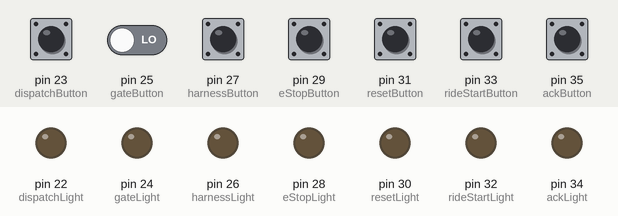
This sketch was run on a simulated Arduino Mega 2560, built with avr-gcc and run on an emulated ATmega2560. Parts: output pins drawn as LEDs (lit = HIGH). Dashed ring = blinking. The inputs (shaded band) are chosen by the test bench; at power-on: pin 23 (dispatchButton), pin 25 (gateButton), pin 27 (harnessButton), pin 29 (eStopButton), pin 31 (resetButton), pin 33 (rideStartButton), pin 35 (ackButton) LOW.

Above: at 1.2 s.
1.3 s: pin 33 (rideStartButton) pulled HIGH for 0.15 s
At 4.3 s:
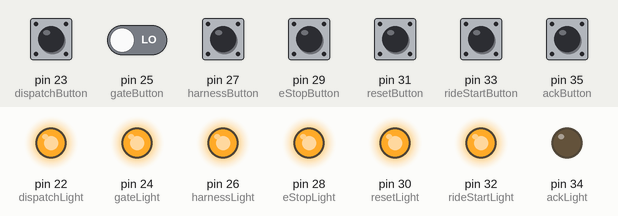
4.4 s: pin 35 (ackButton) pulled HIGH for 0.15 s
7.5 s: pin 35 (ackButton) driven HIGH
At 7.5 s:
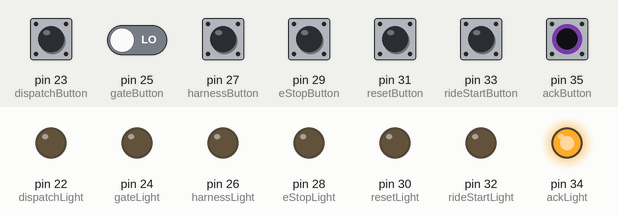
10.5 s: pin 23 (dispatchButton) pulled HIGH for 1 s
At 10.82 s:
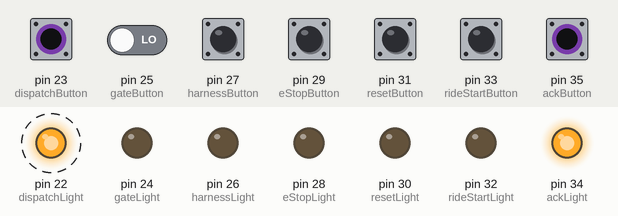
13.5 s: pin 23 (dispatchButton) driven HIGH and pin 25 (gateButton) driven HIGH
16.5 s: pin 23 (dispatchButton) driven LOW
At 19.0 s:
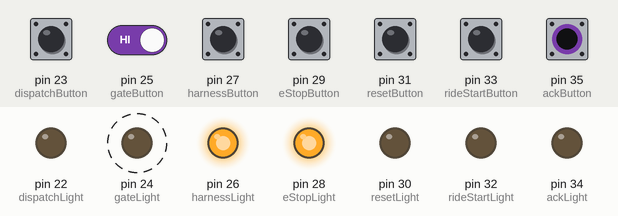
Timing chart, 0 to 20.5 s (numbered marks = the images above; inputs shaded):
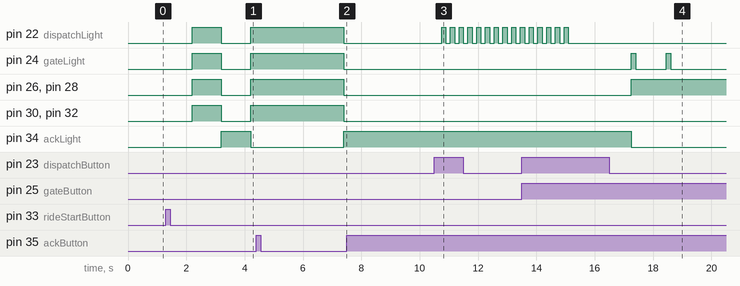

Measured:
- after the input at 1.3 s, pin 22 (dispatchLight), pin 24 (gateLight), pin 26 (harnessLight), pin 28 (eStopLight), pin 30 (resetLight): LOW → HIGH after 0.90 s, → LOW 1.0 s later, → HIGH 1.0 s later; pin 34 (ackLight): LOW → HIGH after 1.9 s, → LOW 1.0 s later
- after the input at 7.5 s, pin 22 (dispatchLight), pin 24 (gateLight), pin 26 (harnessLight), pin 28 (eStopLight), pin 30 (resetLight), pin 32 (rideStartLight): stays LOW (without the input it goes to HIGH after 0.90 s); pin 34 (ackLight): stays HIGH (without the input it goes to LOW after 0.90 s)
- after the input at 10.5 s, pin 24 (gateLight), pin 26 (harnessLight), pin 28 (eStopLight): stays LOW (without the input it goes to HIGH after 0.25 s); pin 34 (ackLight): stays HIGH (without the input it goes to LOW after 0.25 s)
- after the input at 16.5 s, pin 22 (dispatchLight): stops changing and stays LOW; pin 24 (gateLight): alternates HIGH for 0.15 s and LOW for 1.1 s, 4 changes in all, then stays LOW, starting after 0.75 s; pin 26 (harnessLight): LOW → HIGH after 0.75 s

The sketch:

RollerCoasterControlPanelV1.ino
```cpp
const int dispatchButton = 23; //Dispatch Button Pin

const int gateButton = 25; //gate button pin

const int harnessButton = 27; //harness button pin

const int eStopButton = 29;

const int resetButton = 31;

const int rideStartButton = 33;

const int ackButton = 35;

int dispatchButtonState = 0; //Dispatch Button State

int gateButtonState = 0; //Gate Button State

int harnessButtonState = 0; //Harness Button State

int eStopButtonState = 0;

int resetButtonState = 0;

int rideStartButtonState = 0;

int ackButtonState = 0;

bool gateToggle = 0; //Gate Toggle

bool harnessToggle = 0; //Harness Toggle

bool eStopToggle = 0;

bool resetToggle = 0;

bool rideStartToggle = 1;

bool ackToggle = 0;

const int dispatchLight = 22;  //Dispatch Light Pin

const int gateLight = 24; //Gate Light Pin

const int harnessLight = 26; //Harness Light Pin

const int eStopLight = 28;

const int resetLight = 30;

const int rideStartLight = 32;

const int ackLight = 34;

int dispatchLightState = LOW;  //storing the state of the dispatch LED

int gateLightState = LOW; //storing the state of the gate LED

unsigned long previousMillis = 0;  //stores the last time

long dispatchLightInterval = 100; //interval at which the Dispatch Light Will Blink

const int dispatchingInterval = 150; //interval at which the Dispatch Light Will Blink after the Dispatch Button has been pushed

int i = 0;

void setup() {

  Serial.begin(9600);

  pinMode(dispatchLight, OUTPUT);

  pinMode(gateLight, OUTPUT);

  pinMode(harnessLight, OUTPUT);

  pinMode(eStopLight, OUTPUT);

  pinMode(resetLight, OUTPUT);

  pinMode(rideStartLight, OUTPUT);

  pinMode(ackLight, OUTPUT);

  pinMode(dispatchButton, INPUT);

  pinMode(gateButton, INPUT);

  pinMode(harnessButton, INPUT);

  pinMode(eStopButton, INPUT);

  pinMode(resetButton, INPUT);

  pinMode(rideStartButton, INPUT);

  pinMode(ackButton, INPUT);

}

void loop() {

  unsigned long currentMillis = millis();  //the current time

  dispatchButtonState = digitalRead(dispatchButton);

  gateButtonState = digitalRead(gateButton);

  harnessButtonState = digitalRead(harnessButton);

  eStopButtonState = digitalRead(eStopButton);

  resetButtonState = digitalRead(resetButton);

  rideStartButtonState = digitalRead(rideStartButton);

  ackButtonState = digitalRead(ackButton);

  if (eStopButtonState == HIGH) {
    if (ackToggle == 0 and eStopToggle == 0 and rideStartToggle == 0) {
      eStopToggle = 1;

      dispatchLightInterval = 150;

      delay(150);
    }

   /* else {
      eStopToggle = 0;

      dispatchLightInterval = 1000;

      delay(150);
    }


    */
  }

  if (resetButtonState == HIGH) {
    if (eStopToggle == 1) {
      digitalWrite(eStopLight, HIGH);
      delay(4000);

      if (digitalRead(resetButton) == HIGH) {
        eStopToggle = 0;

        rideStartToggle = 1;

        dispatchLightInterval = 100;

        delay(150);
      }
    }
  }

  if (rideStartButtonState == HIGH) {
    if (rideStartToggle == 1) {
      ackToggle = 1;

      dispatchLightInterval = 1000;


      rideStartToggle = 0;

      delay(150);


    }
  }

  if (ackButtonState == HIGH) {
    if (ackToggle == 1) {

      delay(3000);

      if (digitalRead(ackButton) == HIGH) {
        ackToggle = 0;

        delay(250);
      }

    }
  }


  if (dispatchButtonState == HIGH) {

    if (ackToggle == 0 and eStopToggle == 0 and gateToggle == 0 and harnessToggle == 0 and rideStartToggle == 0) {

      digitalWrite(gateLight, LOW);

      digitalWrite(harnessLight, LOW);

      dispatch();
    }

  }

  if (gateButtonState == HIGH) {

    if (ackToggle == 0 and eStopToggle == 0 and rideStartToggle == 0) {

    if (gateToggle == 0) {
      gateToggle = 1;

      digitalWrite(dispatchLight, LOW);

      delay(150);
    }

    else {
      gateToggle = 0;

      digitalWrite(gateLight, LOW);

      delay(150);
    }
    }

  }


  if (harnessButtonState == HIGH) {

    if (ackToggle == 0 and eStopToggle == 0 and rideStartToggle == 0) {

    if (harnessToggle == 0) {
      harnessToggle = 1;

      digitalWrite(dispatchLight, LOW);

      delay(150);
    }

    else {
      harnessToggle = 0;

      digitalWrite(harnessLight, LOW);

      delay(150);
    }

    }
  }

  if (rideStartToggle == 0 and ackToggle == 0 and eStopToggle == 0 and gateToggle == 1 and harnessToggle == 0) {

    digitalWrite(harnessLight, HIGH);
  }

  if (rideStartToggle == 0 and ackToggle == 0 and eStopToggle == 0 and harnessToggle == 1 and gateToggle == 0) {
    digitalWrite(gateLight, HIGH);
  }


  if (currentMillis - previousMillis >= dispatchLightInterval) {

    previousMillis = currentMillis;

    if (dispatchLightState == LOW) {
      dispatchLightState = HIGH;
    }

    else {
      dispatchLightState = LOW;
    }

    if (eStopToggle == 1) {
      digitalWrite(eStopLight, dispatchLightState);

      digitalWrite(gateLight, LOW);

      digitalWrite(harnessLight, LOW);

      digitalWrite(dispatchLight, LOW);


    }

    if(ackToggle == 0 and eStopToggle == 0 and rideStartToggle == 0) {
      digitalWrite(eStopLight, HIGH);
      digitalWrite(resetLight, LOW);
    }

    if(rideStartToggle == 1) {

      if (i <= 35) {
        digitalWrite(rideStartLight, LOW);

        i++;
      }

      if (i == 36) {
        digitalWrite(rideStartLight, HIGH);

        i = 0;

      }


      digitalWrite(eStopLight, LOW);

      digitalWrite(resetLight, LOW);

      digitalWrite(gateLight, LOW);

      digitalWrite(harnessLight, LOW);

      digitalWrite(dispatchLight, LOW);
    }


    if (eStopToggle == 1) {
      digitalWrite(resetLight, HIGH);
    }


    if (ackToggle == 0 and rideStartToggle == 0 and eStopToggle == 0 and gateToggle == 1) {
      digitalWrite(gateLight, dispatchLightState);


    }

    if (ackToggle == 0 and rideStartToggle == 0 and eStopToggle == 0 and harnessToggle == 1) {
      digitalWrite(harnessLight, dispatchLightState);


    }

    if (ackToggle == 0 and eStopToggle == 0 and gateToggle == 0 and harnessToggle == 0 and rideStartToggle == 0) {
      digitalWrite(dispatchLight, dispatchLightState);

      digitalWrite(harnessLight, HIGH);

      digitalWrite(gateLight, HIGH);

    }

    if (ackToggle == 1) {
      if(dispatchLightState == HIGH) {
        digitalWrite(ackLight, LOW);
      }

      else {
        digitalWrite(ackLight, HIGH);
      }

      digitalWrite(rideStartLight, dispatchLightState);

      digitalWrite(resetLight, dispatchLightState);

      digitalWrite(eStopLight, dispatchLightState);

      digitalWrite(dispatchLight, dispatchLightState);

      digitalWrite(harnessLight, dispatchLightState);

      digitalWrite(gateLight, dispatchLightState);
    }

    if (ackToggle == 0) {
      digitalWrite(ackLight, LOW);
    }

    if (rideStartToggle == 0 and ackToggle == 0) {
      digitalWrite(rideStartLight, LOW);
    }


    } //bracket for the end of the millis loop


  } //end of the void loop


 void dispatch() {

  for (int i = 0; i < 15; i++) {

    digitalWrite(dispatchLight, HIGH);

    delay(dispatchingInterval);

    digitalWrite(dispatchLight, LOW);

    delay(dispatchingInterval);

  }

  digitalWrite(dispatchLight, LOW);

  delay(2000);


}
```
